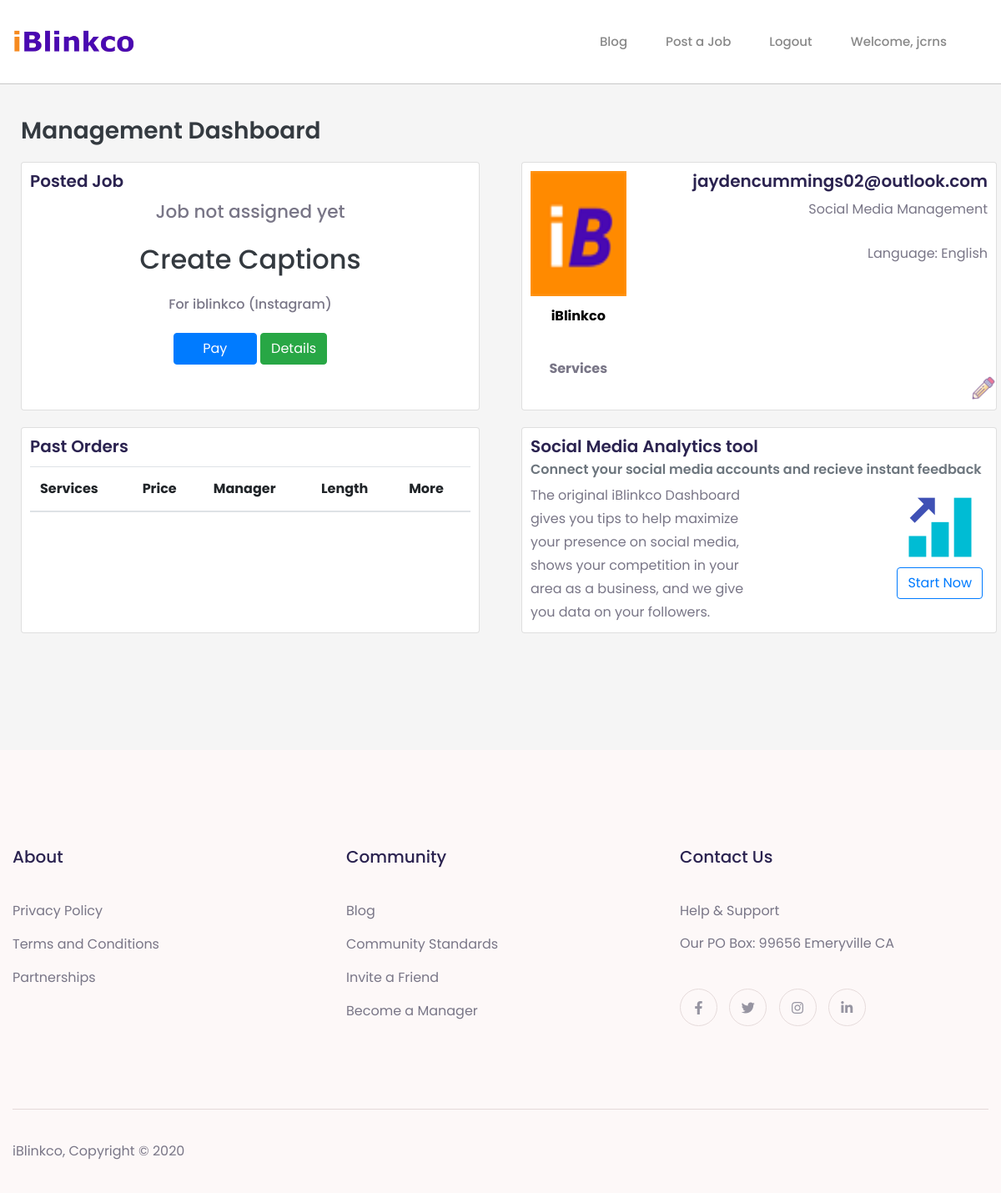
The app's page /dashboard (signed in) with its own data.
### service/models.py (models this page shows, shortened)
class JobPost(models.Model):
    client = models.ForeignKey(User, on_delete=models.CASCADE, related_name='client', null=True)
    manager = models.ForeignKey(User, null=True, on_delete=models.CASCADE, related_name='manager')
    number_of_post = models.IntegerField()
    length = models.IntegerField()
    price_paid = models.IntegerField(null=True)
    paid_for = models.IntegerField(default=False)
    job_complete = models.BooleanField(default=False)
    captions = models.BooleanField(default=False)
    search_for_content = models.BooleanField(default=False)
    service_description = models.CharField(max_length=1000, default='none')
    instagram = models.BooleanField(default=False)
    Facebook = models.BooleanField(default=False)
    instagram_username = models.CharField(max_length=100, blank=True, default='none')
    facebook_username = models.CharField(max_length=100, blank=True, default='none')
    completed_milestone_one = models.BooleanField(default=False)
    milestone_one_statement = models.CharField(max_length=1000, default='none')
    completed_milestone_two = models.BooleanField(default=False)
    milestone_two_statement = models.CharField(max_length=1000, default='none')
    completed_milestone_three = models.BooleanField(default=False)
    milestone_three_statement = models.CharField(max_length=1000, default='none')
    completed_milestone_four = models.BooleanField(default=False)
    milestone_four_statement = models.CharField(max_length=1000, default='none')
    date_requested = models.DateTimeField(verbose_name='date requested', auto_now_add=True)

### users/models.py (models this page shows, shortened)
class Profile(models.Model):
    user = models.OneToOneField(User, on_delete=models.CASCADE)
    first_name = models.CharField(max_length=60, default='none')
    last_name = models.CharField(max_length=60, default='none')
    language = models.CharField(max_length=60, default='none')
    date_of_birth = models.DateTimeField(verbose_name='date of birth', auto_now_add=True)
    busy = models.BooleanField(default=False)
    is_manager = models.BooleanField(default=False)
    is_client = models.BooleanField(default=False)
    business_name = models.CharField(max_length=60, default='none')
    business_type = models.CharField(max_length=60, default='none')
    business_description = models.TextField(max_length=350, default='none')
    date_joined = models.DateTimeField(verbose_name='date joined', auto_now_add=True)
    image = models.ImageField(default='default.jpg', upload_to='profile_pics')

### dashboard/views.py (the view, shortened to what this page needs)
# urls.py: path('dashboard', views.dashboard, name='dashboard-home'),
@login_required(login_url="/?login=true")
def dashboard(request):
    profile = request.user.profile
    if profile.is_client == True:
        if profile.business_type != 'none':
            update_profile_form = ProfileUpdateForm(instance=request.user.profile)
            past_orders = JobPost.objects.filter(client=request.user.pk, job_complete=True).order_by('-date_requested')
            currentJob = JobPost.objects.filter(client=request.user.pk, job_complete=False)
            return render(request, 'dashboard/client.html', { 'profile': profile, 'current_job' : currentJob, 'past_orders' : past_orders, 'update_profile_form' : update_profile_form, "static_header" : True, "nav_black_link" : True } )
        else:
            return redirect('homepage-home')
    else:
        return render(request, 'dashboard/manager.html')

### dashboard/templates/dashboard/client.html (shortened to what this page needs)
{% extends 'homepage/header.html' %}
{% load static %}
{% block content %}
<div class="client">
    <div class="container-fluid">
        <h3 class="m-0 text-dark">Management Dashboard</h3>
        <div class="row">
            <div class="col-md-6 d-flex align-items-stretch">
                <div class="card dashboard-card" id="current-jobs">
                    <div class="card-body">
                        <h5 class="card-title">
                            {% if current_job %}
                                {% for job in current_job %}
                                    {% if job.manager %}
                                        Current Job
                                    {% else %}
                                        Posted Job
                                    {% endif %}
                                {% endfor %}
                            {% else %}
                                Current Job
                            {% endif %}
                        </h5>
                        {% if current_job %}
                        <div class="current-job text-center">
                            {% for job in current_job %}
                            {% if job.manager %}
                            <p class="h5">{{ job.manager }}</p>
                            {% else %}
                            <p class="h5">Job not assigned yet</p>
                            {% endif %}
                            <p class="h2">
                                {% if job.captions == True %}
                                Create Captions
                                {% endif %}
                            </p>
                            <p class="h6">For
                                {% if job.instagram == True %}
                                {{ job.instagram_username }} (Instagram)
                                {% endif %}
                            </p>
                                {% if job.paid is not True %}
                                    <a href="#" id="pay-button" class="btn btn-primary">Pay</a>
                                {% endif %}
                            <a href="{% url 'dashboard-job-detail' job.id %}" class="btn btn-success">Details</a>
                            {% endfor %}
                        </div>
                        {% else %}
                        <div id="no-job" class="text-center">
                            <h3 class="text-secondary">No jobs available</h3>
                            <a href="{% url 'service-job-select' %}" class="btn btn-primary">Post a Job</a>
                        </div>
                        {% endif %}
                    </div>
                </div>
            </div>
            <div class="col-md-6 card d-flex align-items-stretch">
                <div class="card dashboard-card" id="profile">
                    <div class="card-body">
                        <div class="row" id="profile-row">
                            <div class="col-3 text-center">
                                <img id="profile-pic" class="float-center" src="{{ user.profile.image.url }}" alt="">
                                <p id="business-name" class="font-weight-bold">{{ user.profile.business_name }}</p>
                                <p id="business-type" class="font-weight-bold">{{ user.profile.business_type }}</p>
                            </div>
                            <div id="profile-description-div" class="col-9 text-right">
                                <h5>{{ user.email }}</h5>
                                <p>{{ user.profile.business_description }}</p>
                                <p id="profile-language" class="text-weight-bold">Language: {{ user.profile.language }}
                                </p>
                                <a href="#" data-toggle="modal" data-target="#update-profile"><img class="bottom-link"
                                        src="{% static 'homepage/img/edit-icon.png' %}" alt=""></a>
                            </div>
                        </div>
                    </div>
                </div>
            </div>
        </div>
        <div class="row">
            <div class="col-md-6 d-flex align-items-stretch">
                <div class="card dashboard-card" id="past-orders">
                    <div class="card-body">
                        <h5 class="card-title">Past Orders</h5>
                        <div class="card-body table-responsive p-0">
                            <table class="table table-striped table-valign-middle">
                                <thead>
                                    <tr>
                                        <th>Services</th>
                                        <th>Price</th>
                                        <th>Manager</th>
                                        <th>Length</th>
                                        <th>More</th>
                                    </tr>
                                </thead>
                            </table>
                        </div>
                    </div>
                </div>
            </div>
            <div class="col-md-6 card d-flex align-items-stretch">
                <div class="card dashboard-card" id="profile">
                    <div class="card-body">
                        <h5 class="card-title">Social Media Analytics tool</h5>
                        <h6 class="card-subtitle mb-2 text-muted">Connect your social media accounts and recieve instant
                            feedback</h6>
                        <div class="row justify-content-between">
                            <div class="col-6">
                                The original iBlinkco Dashboard gives you tips to help maximize your presence on social
                                media, shows your competition in your
                                area as a business, and we give you data on your followers.
                            </div>
                            <div class="col-3 text-center">
                                <img src="{% static 'homepage/img/old-platform-icon.png' %}">
                                <p class="text-center"><a class="btn btn-outline-primary" target="_blank"
                                        href="https://www.iblinkco.com/#">Start Now</a></p>
                            </div>
                        </div>
                    </div>
                </div>
            </div>
        </div>
    </div>
</div>
{% endblock %}

### homepage/templates/homepage/header.html (shortened to what this page needs)
{% load static %}
<!DOCTYPE html>
<html lang="en">
<head>
    <link rel="stylesheet" href="{% static 'homepage/temp-static/dependencies/bootstrap/css/bootstrap.min.css' %}"
        type="text/css">
    <link rel="stylesheet" href="{% static 'homepage/temp-static/dependencies/fontawesome/css/all.min.css' %}"
        type="text/css">
    <link rel="stylesheet" href="{% static 'homepage/temp-static/dependencies/swiper/css/swiper.min.css' %}"
        type="text/css">
    <link rel="stylesheet" href="{% static 'homepage/temp-static/dependencies/wow/css/animate.css' %}" type="text/css">
    <link rel="stylesheet" href="{% static 'homepage/temp-static/dependencies/magnific-popup/css/magnific-popup.css' %}"
        type="text/css">
    <link rel="stylesheet"
        href="{% static 'homepage/temp-static/dependencies/components-elegant-icons/css/elegant-icons.min.css' %}"
        type="text/css">
    <link rel="stylesheet"
        href="{% static 'homepage/temp-static/dependencies/simple-line-icons/css/simple-line-icons.css' %}"
        type="text/css">
    <link rel="stylesheet" href="{% static 'homepage/temp-static/assets/css/app.css' %}" type="text/css">
    <link rel="stylesheet" href="{% static 'homepage/css/header.css' %}" type="text/css">
</head>
<body data-style="default">
    <div id="main_content">
        <header class="site-header header_trans-fixed" data-top="992">
            <div class="container">
                <div class="header-inner">
                    <nav class="site-nav">
                        <div class="site-logo">
                            <a href="{% url 'homepage-home' %}" class="logo">
                                {% if request.path == '/' %}
                                    <img src="{% static 'homepage/img/headerlogowebsite-mobile-2.png' %}" alt="site logo"
                                    class="main-logo">
                                {% else %}
                                     <img src="{% static 'homepage/img/headerlogowebsite-mobile.png' %}" alt="site logo"
                                    class="main-logo">
                                {% endif %}
                            </a>
                        </div>
                        <div class="menu-wrapper" data-top="992">
                            <ul class="site-main-menu">
                                <li><a href="{% url 'blog-home' %}">Blog</a></li>
                                {% if user.profile.is_client %}
                                    <li><a href="{% url 'service-job' %}">Post a Job</a></li>
                                {% else %}
                                    <li><a href="{% url 'homepage-become-a-manager' %}">Become a Manager</a></li>
                                {% endif %}
                                {% if user.is_authenticated %}
                                    <li><a href="{% url 'users-logout' %}">Logout</a></li>
                                    <li><a id="username-link" href="{% url 'homepage-overview' %}" class="">Welcome, {{ user.username }} </a></li>
                                {% else %}
                                    <li><a class="float-right" href="#" data-toggle="modal" data-target="#login-modal">Login</a></li>
                                {% endif %}
                            </ul>
                        </div>
                    </nav>
                </div>
            </div>
        </header>
        {% block content %}
        {% endblock %}
        <footer id="footer">
            <div class="container">
                <div class="footer-inner wow pixFadeUp">
                    <div class="row">
                        <div class="col-lg-4 col-md-4">
                            <div class="widget footer-widget">
                                <h3 class="widget-title">About</h3>
                                <ul class="footer-menu">
                                    <li><a href="{% url 'homepage-privacy-policy' %}">Privacy Policy</a></li>
                                    <li><a href="{% url 'homepage-terms-and-conditions' %}">Terms and Conditions</a></li>
                                    <li><a href="#">Partnerships</a></li>
                                </ul>
                            </div>
                        </div>
                        <div class="col-lg-4 col-md-4">
                            <div class="widget footer-widget">
                                <h3 class="widget-title">Community</h3>
                                <ul class="footer-menu">
                                    <li><a href="#">Blog</a></li>
                                    <li><a href="#">Community Standards</a></li>
                                    <li><a href="#">Invite a Friend</a></li>
                                    <li><a href="#">Become a Manager</a></li>
                                </ul>
                            </div>
                        </div>
                        <div class="col-lg-4 col-md-4">
                            <div class="widget footer-widget">
                                <h3 class="widget-title">Contact Us</h3>
                                <ul class="footer-menu">
                                    <li><a href="#">Help & Support</a></li>
                                    <li>Our PO Box: 99656 Emeryville CA</li>
                                </ul>
                                <ul class="footer-social-link">
                                    <li><a href="#"><i class="fab fa-facebook-f"></i></a></li>
                                    <li><a href="#"><i class="fab fa-twitter"></i></a></li>
                                    <li><a href="https://instagram.com/iblinkco.tech" target="_blank"><i
                                                class="fab fa-instagram"></i></a></li>
                                    <li><a href="#"><i class="fab fa-linkedin-in"></i></a></li>
                                </ul>
                            </div>
                        </div>
                    </div>
                </div>
                <div class="site-info">
                    <div class="copyright">
                        <p>iBlinkco, Copyright © 2020</a></p>
                    </div>
                </div>
            </div>
        </footer>
    </div>
</body>
</html>

### users/templates/users/login.html (shortened to what this page needs)
{% block content %}
{% load crispy_forms_tags %}
{% endblock %}

### users/templates/users/signup.html (shortened to what this page needs)
{% block content %}
{% load crispy_forms_tags %}
{% endblock %}

### records on screen
JobPost: shows "Posted Job", shows "Job not assigned yet", captions "Create Captions", instagram_username "iblinkco"

### other values on screen
{{ user.username }} "jcrns"
{{ user.profile.business_name }} "iBlinkco"
{{ user.profile.business_type }} "Services"
{{ user.email }} "jaydencummings02@outlook.com"
{{ user.profile.business_description }} "Social Media Management"
{{ user.profile.language }} "English"
